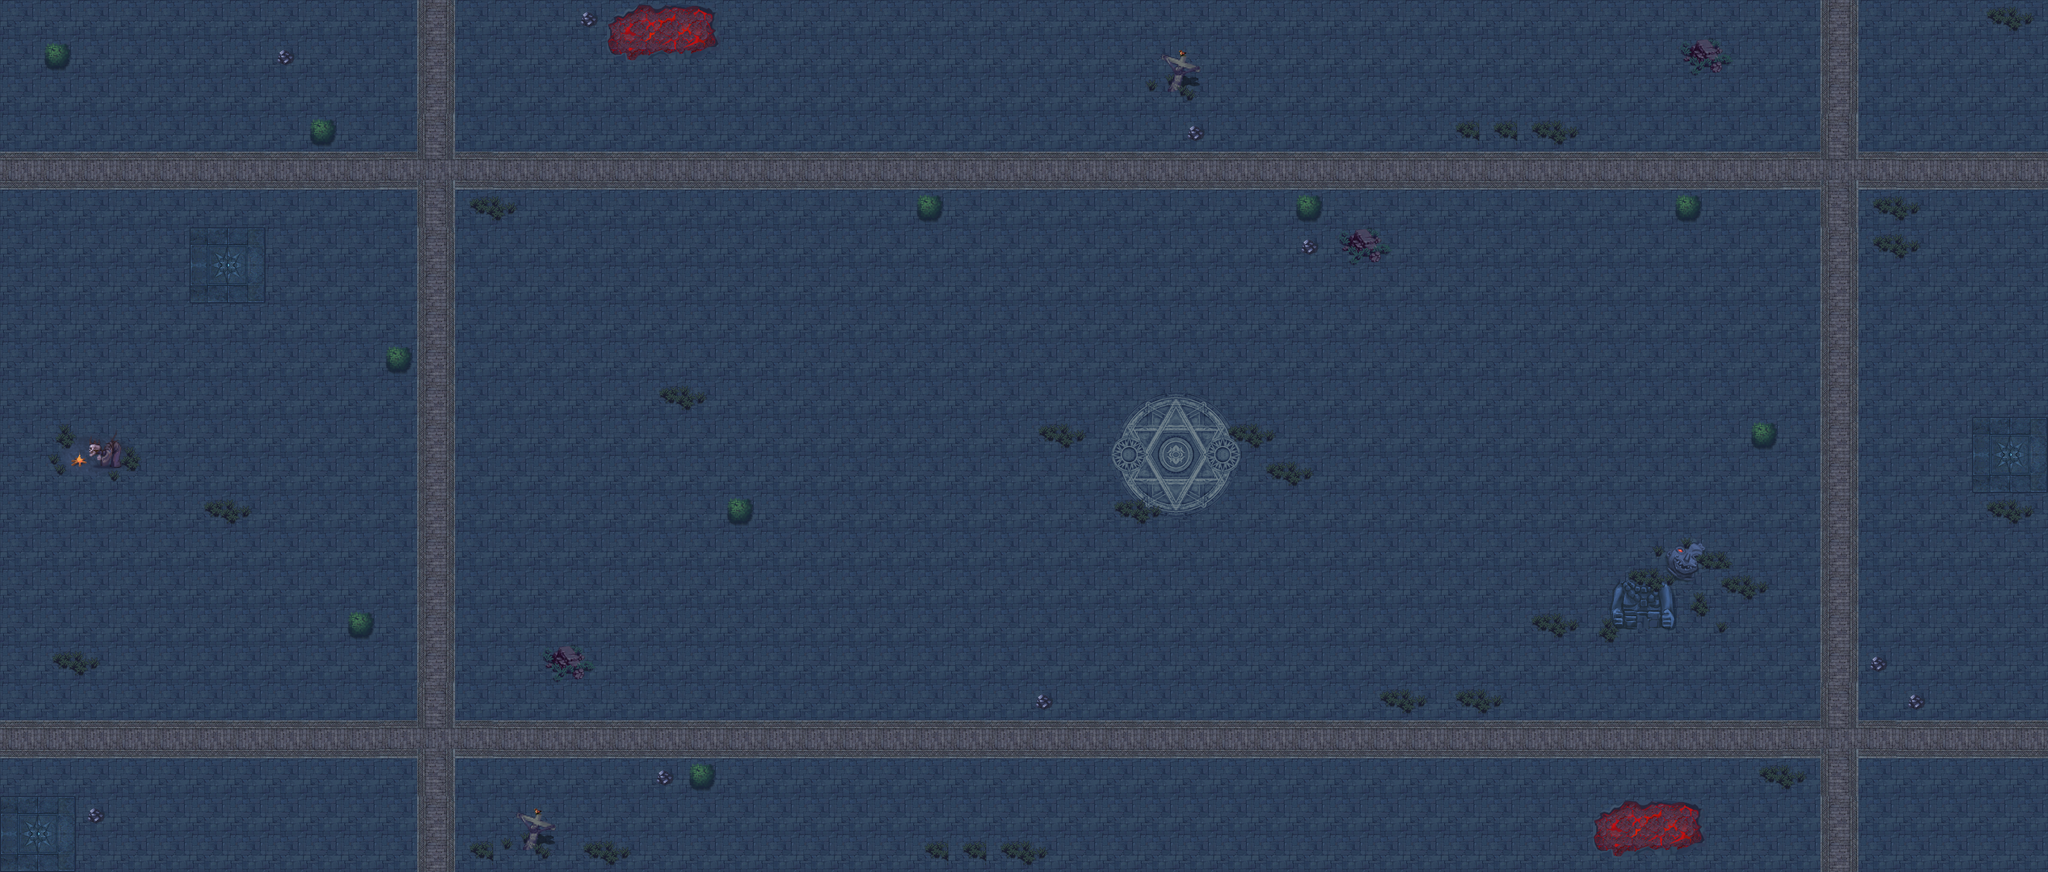

This is a level from a 2D game, rendered from its Tiled map with the project's own tilesets. A one-line summary and the map file follow, with tile-layer data summarised:
An orthogonal 54x23 tile map with 67x67 px tiles, 3 tile layers (cj_1, cj_2, cj_3).

<map version="1.0" orientation="orthogonal" renderorder="right-down" width="54" height="23" tilewidth="67" tileheight="67">
 <tileset firstgid="1" name="maap" tilewidth="67" tileheight="67">
  <image source="maap.png" width="804" height="469" />
 </tileset>
 <layer name="cj_1" width="54" height="23">
  <data>[1242 cells, 1242 non-empty, 1 distinct tile ids]</data>
 </layer>
 <layer name="cj_2" width="54" height="23">
  <data>[1242 cells, 272 non-empty, 58 distinct tile ids]</data>
 </layer>
 <layer name="cj_3" width="54" height="23">
  <data>[1242 cells, 12 non-empty, 6 distinct tile ids]</data>
 </layer>
</map>